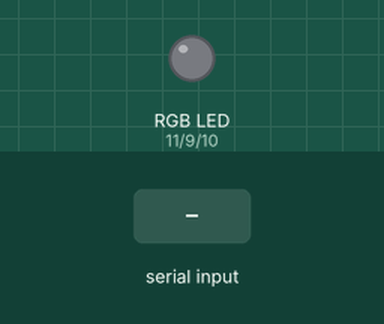
This sketch was run on a simulated Arduino Uno, built with avr-gcc and run on an emulated ATmega328P. Parts: an RGB LED mixed from three pins (HIGH = lit). The test bench sets the inputs (shaded band). What the sketch prints to the serial monitor is not drawn.

Above: at 1.2 s.
1.3 s: "RED ON" received over the second serial link
At 2.1 s:
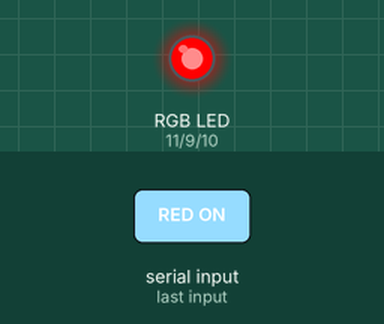
2.8 s: "GREEN ON" received over the second serial link
At 3.3 s:
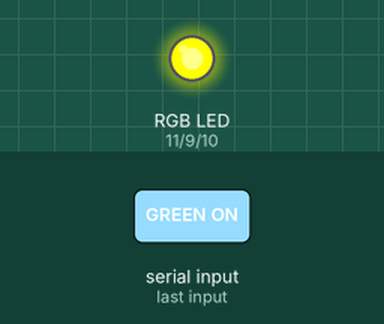
4.3 s: "RED OFF" received over the second serial link
At 5.5 s:
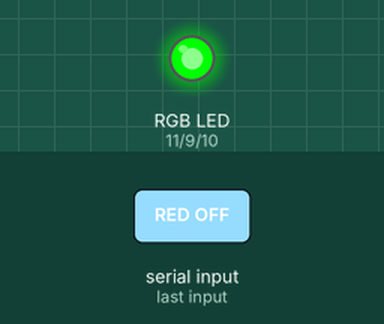
5.8 s: "BLUE ON" received over the second serial link
At 6.8 s:
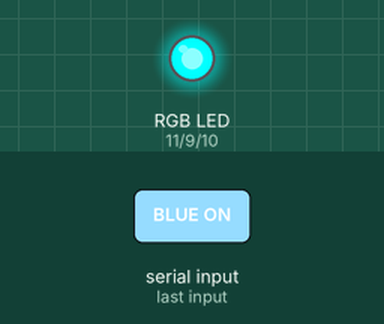
7.3 s: "GREEN OFF" received over the second serial link
At 8.0 s:
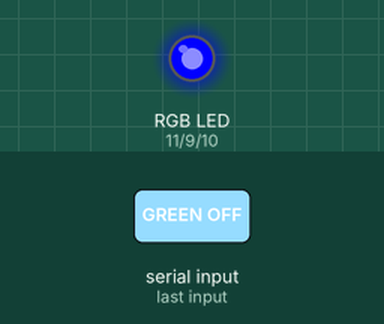
8.8 s: "RED ON" received over the second serial link
At 9.1 s:
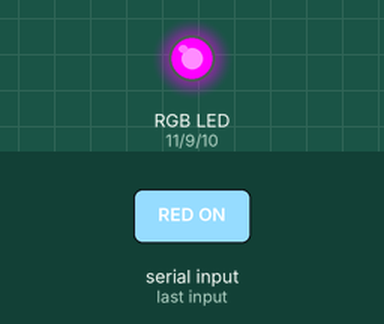
Timing chart, 0 to 11.3 s (numbered marks = the images above; inputs shaded):
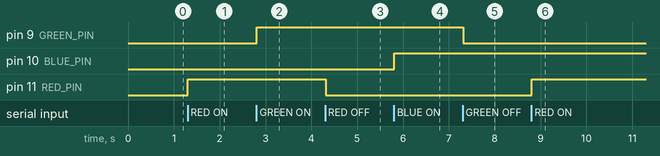

The sketch:

sketch_rgb_led.ino
```cpp
#include <SoftwareSerial.h>

SoftwareSerial mySerial(6, 5);
int dataFromBT;

const int RED_PIN = 11;
const int GREEN_PIN = 9;
const int BLUE_PIN = 10;

String string;
char command;

void setup() {
  Serial.begin(57600);
  Serial.println("Arduino started...");

  // The data rate for the SoftwareSerial port needs to
  // match the data rate for your bluetooth board.
  mySerial.begin(9600);
  pinMode(RED_PIN, OUTPUT);
  pinMode(GREEN_PIN, OUTPUT);
  pinMode(BLUE_PIN, OUTPUT);
}


void loop() {
  // if there's a new command reset the string
  if(mySerial.available()){
    string = "";
    }

    // Construct the command string fetching the bytes, sent by Android, one by one.
    while(mySerial.available()){
      command = ((byte)mySerial.read());

      if(command == ':') {
        break;
      } else {
        string += command;
      }
      delay(1);
    }

    // Print on the Monitor latest command recieved
    Serial.println(string);

    if (string == "RED OFF") {
    // Turn off LED red
    digitalWrite(RED_PIN, LOW);
  } else if ( string == "RED ON") {
    // Turn on LED red
    digitalWrite(RED_PIN, HIGH);
  } else if ( string == "GREEN ON" ) {
    // Turn on LEF green
    digitalWrite(GREEN_PIN, HIGH);
  } else if ( string == "GREEN OFF" ) {
    // Turn off LED green
    digitalWrite(GREEN_PIN, LOW);
  } else if ( string == "BLUE ON" ) {
    // Turn on LED blue
    digitalWrite(BLUE_PIN, HIGH);
  } else if ( string == "BLUE OFF" ) {
    // Turn off LED blue
    digitalWrite(BLUE_PIN, LOW);
  }


  if(string.startsWith("#")){
    String value = string.substring(1);
    if(value.startsWith("RED")){
      value = value.substring(3);
      analogWrite(RED_PIN, value.toInt());
    } else if (value.startsWith("GREEN")) {
      value = value.substring(5);
      analogWrite(GREEN_PIN, value.toInt());
    } else if (value.startsWith("BLUE")) {
      value = value.substring(4);
      analogWrite(BLUE_PIN, value.toInt());
    }

  }

}
```

Measured:
- after the input at 1.3 s, pin 11 (RED_PIN): LOW → HIGH at once
- after the input at 2.8 s, pin 9 (GREEN_PIN): LOW → HIGH at once
- after the input at 4.3 s, pin 11 (RED_PIN): HIGH → LOW at once
- after the input at 5.8 s, pin 10 (BLUE_PIN): LOW → HIGH at once
- after the input at 7.3 s, pin 9 (GREEN_PIN): HIGH → LOW at once
- after the input at 8.8 s, pin 11 (RED_PIN): LOW → HIGH at once
